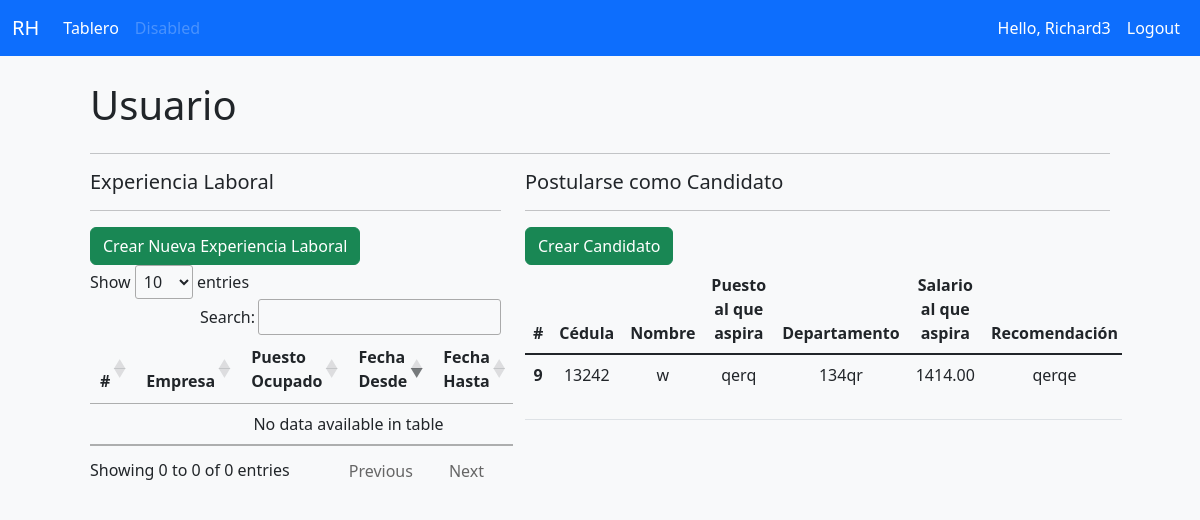
The app's page /user/ (signed in), older data.
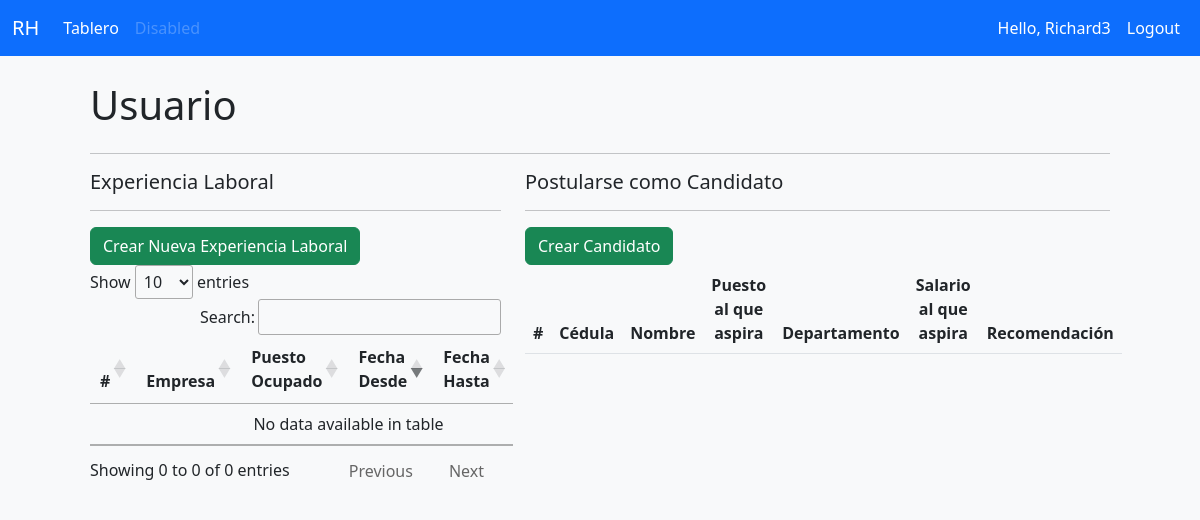
The same page, newer data.
### msrh/models.py (models this page shows, shortened)
class Candidato(models.Model):
    createdBy = models.ForeignKey(User, on_delete=models.CASCADE, null=True, editable=False)
    id = models.AutoField(auto_created=True ,primary_key= True, serialize=False,verbose_name='ID')
    nombre = models.CharField (max_length=60, null=True, verbose_name='Nombre Completo')
    cedula = models.CharField(max_length=13, null=True, verbose_name='Cédula')
    puestoAspira = models.ForeignKey(Puesto, on_delete=models.CASCADE, null=True,verbose_name='Puesto que Aspira')
    departamento = models.CharField(max_length=60, null=True, verbose_name='Departamento')
    salarioAspira = models.DecimalField(max_digits=10, decimal_places=2)
    principalesCompetencia = models.ManyToManyField(Compentencia, verbose_name='Principales Competencias')
    principalesCapacitacion = models.ManyToManyField(Capacitacion, verbose_name='Principales ')
    expeiencia = models.ManyToManyField(ExperienciaLaboral, verbose_name='Experiencia Laboral')
    recomendacion = models.ForeignKey(Empleado, on_delete=models.CASCADE, null=True, verbose_name='Recomendado por')

class Puesto(models.Model):
    NIVELRIESGO ={
        ('Alto', 'Alto'),
        ('Medio', 'Medio'),
        ('Bajo', 'Bajo'),
    }
    id = models.AutoField(auto_created=True ,primary_key= True, serialize=False,verbose_name='ID')
    puesto =  models.CharField(max_length=50, null=True, verbose_name='Puesto')
    nivelRiesgo = models.CharField(max_length=5, null=True, choices=NIVELRIESGO, verbose_name='Nivel Riesgo')
    nivelMinimoSalario = models.DecimalField(max_digits=10, decimal_places=2, verbose_name='Salario Mínimo')
    nivelMaximoSalario = models.DecimalField(max_digits=10, decimal_places=2, verbose_name='Salario Máximo')
    estado = models.BooleanField(default=False)
    def __str__(self):
        return self.puesto

class Empleado(models.Model):
    id = models.AutoField(auto_created=True ,primary_key= True, serialize=False,verbose_name='ID')
    nombre = models.CharField (max_length=60, null=True, verbose_name='Nombre completo')
    cedula = models.CharField(max_length=13, null=True, verbose_name='Cédula')
    fechaIngreso = models.DateField(auto_now_add=False, null=True)
    departamento = models.CharField(max_length=50, null=True)
    puesto = models.ForeignKey(Puesto, on_delete=models.CASCADE,null=True, verbose_name='Empresa')
    salarioMensual = models.DecimalField(max_digits=10, decimal_places=2, verbose_name='Salario Mensual')
    estado = models.BooleanField(default=False, verbose_name='Disponible')
    def __str__(self):
        return self.nombre

### msrh/decorators.py (the view)
        def wrapper_func(request, *args, **kwargs):
            group = None
            if request.user.groups.exists():
                group = request.user.groups.all()[0].name
            if group in allowed_roles:
                return view_func(request, *args, **kwargs)
            else:
                return HttpResponse('No estas autorizado para ver la pagina')

### msrh/views.py (called while the page is built)
@login_required(login_url='login')
@allowed_users(allowed_roles=['candidato'])
def userPage(request):
    candidato = Candidato.objects.filter(createdBy=request.user)
    return render(request,'msrh/user.html', {'candidato':candidato})

### msrh/templates/msrh/user.html (shortened to what this page needs)
{% extends 'msrh/main.html' %}
{% block content %}
<div class="nav d-flex justify-content-between">
<h1>Usuario</h1>
</div>
<hr>
<div class="row">
  <div class="col-md-5 table-responsive">
    <h5>Experiencia Laboral</h5>
		<hr>
    <a class="btn btn-success " href="{% url 'Crearexperiencialaboral' %}">Crear Nueva Experiencia Laboral</a>
    <table class="table table-hover table-responsive"  id="table_id">
      <thead>
        <tr class="text-center">
          <th>#</th>
          <th>Empresa</th>
          <th>Puesto Ocupado</th>
          <th>Fecha Desde</th>
          <th>Fecha Hasta</th>
        </tr>
      </thead>
      <tbody class="table-group-divider">
      </tbody>
    </table>
  </div>
  <div class="col-md-7 table-responsive">
    <h5>Postularse como Candidato</h5>
		<hr>
    <a class="btn btn-success" href="{% url 'Crearcandidato' %}">Crear Candidato</a>
    <table class="table table-hover table-responsive"  id="table_id">
      <thead>
        <tr class="text-center">
          <th>#</th>
          <th >Cédula</th>
          <th>Nombre</th>
          <th>Puesto al que aspira</th>
          <th>Departamento</th>
          <th>Salario al que aspira</th>
          <th>Recomendación</th>
        </tr>
      </thead>
      <tbody class="table-group-divider">
        {% for i in candidato %}
        <tr class="text-center">
          <th>{{i.id}}</th>
          <td>{{i.cedula}}</td>
          <td>{{i.nombre}}</td>
          <td>{{i.puestoAspira}}</td>
          <td>{{i.departamento}}</td>
          <td>{{i.salarioAspira}}</td>
          <td>
            {{i.recomendacion}}
          </td>
        </tr>
        {% endfor %}
      </tbody>
    </table>
  </div>
</div>
</div>
{% endblock %}

Row changes from the older to the newer data that the page shows:
removed Candidato: id "9", cedula "13242", nombre "w", puestoAspira "qerq", departamento "134qr", salarioAspira "1414.00", recomendacion "qerqe"
